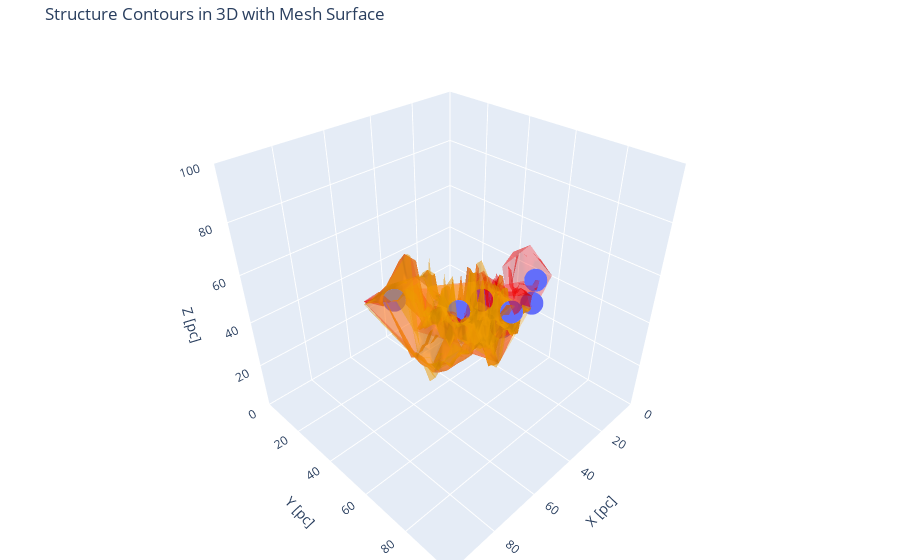

The notebook cell saved with this chart:
### Code cell
# plot by plotly

fig = px.scatter_3d(leaf_feature, x='x_peak', y='y_peak', z='z_peak')

# Leaf structures
for i, leaf_structure_index in enumerate(leaf_indices):
    leaf_structure = dendro[leaf_structure_index]
    leaf_mask = leaf_structure.get_mask()
    leaf_mask_indices = np.where(leaf_mask)
    mesh_leaf = go.Mesh3d(x=leaf_mask_indices[0] * hx, 
                          y=leaf_mask_indices[1] * hy, 
                          z=leaf_mask_indices[2] * hz, 
                          opacity=0.3,
                          color='red',
                          name=f'Leaf {i + 1} - Surface')
    fig.add_trace(mesh_leaf)

# Branch structures
for j, branch_structure_index in enumerate(branch_indices):
    branch_structure = dendro[branch_structure_index]
    branch_mask = branch_structure.get_mask()
    branch_mask_indices = np.where(branch_mask)
    mesh_branch = go.Mesh3d(x=branch_mask_indices[0] * hx, 
                            y=branch_mask_indices[1] * hy, 
                            z=branch_mask_indices[2] * hz,
                            opacity=0.3, 
                            color='orange',
                            name=f'Branch {j + 1} - Surface')
    fig.add_trace(mesh_branch)

fig.update_layout(
    scene=dict(
        xaxis=dict(title='X [pc]', range=[0, 100]),
        yaxis=dict(title='Y [pc]', range=[0, 100]),
        zaxis=dict(title='Z [pc]', range=[0, 100]),
        aspectratio=dict(x=1, y=1, z=1)
    ),
    title='Structure Contours in 3D with Mesh Surface',
    margin=dict(l=0, r=0, b=0, t=40),
    showlegend=True)
